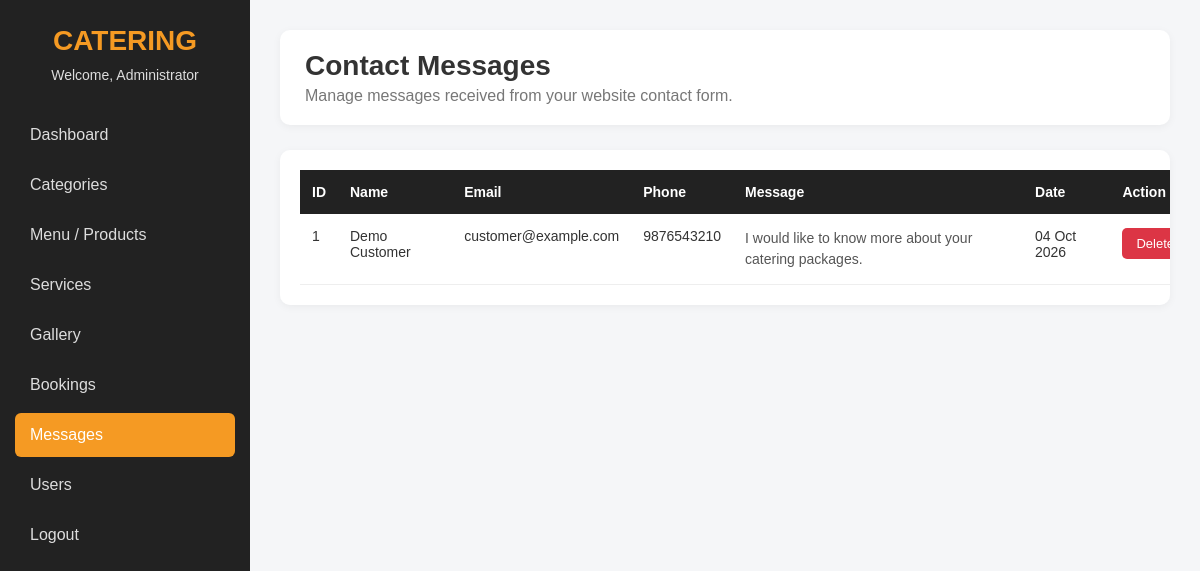
Page /admin/messages.php (signed in) on the committed database.
### tables this page shows
CREATE TABLE `contact_messages` (
  `id` INT UNSIGNED NOT NULL AUTO_INCREMENT,
  `name` VARCHAR(100) NOT NULL,
  `email` VARCHAR(150) NOT NULL,
  `phone` VARCHAR(30) DEFAULT NULL,
  `message` TEXT NOT NULL,
  `created_at` TIMESTAMP NOT NULL DEFAULT CURRENT_TIMESTAMP,
  PRIMARY KEY (`id`)
);

### admin/messages.php (the view, shortened to what this page needs)
<?php
include "../db.php";
$result = $conn->query("
    SELECT *
    FROM contact_messages
    ORDER BY id DESC
");
?>
<!DOCTYPE html>
<html lang="en">
<head>
</head>
<body>
<div class="layout">
    <aside class="sidebar">
        <div class="logo">
            CATERING
        </div>
        <div class="welcome">
            Welcome, <?php echo htmlspecialchars($_SESSION["admin_name"]); ?>
        </div>
        <a href="dashboard.php">
            Dashboard
        </a>
        <a href="categories.php">
            Categories
        </a>
        <a href="products.php">
            Menu / Products
        </a>
        <a href="services.php">
            Services
        </a>
        <a href="gallery.php">
            Gallery
        </a>
        <a href="bookings.php">
            Bookings
        </a>
        <a href="messages.php" class="active">
            Messages
        </a>
        <a href="users.php">
            Users
        </a>
        <a href="logout.php">
            Logout
        </a>
    </aside>
    <main class="main">
        <div class="topbar">
            <h1>Contact Messages</h1>
            <p>
                Manage messages received from your website contact form.
            </p>
        </div>
        <div class="table-box">
            <?php if ($result && $result->num_rows > 0): ?>
                <table>
                    <thead>
                        <tr>
                            <th>ID</th>
                            <th>Name</th>
                            <th>Email</th>
                            <th>Phone</th>
                            <th>Message</th>
                            <th>Date</th>
                            <th>Action</th>
                        </tr>
                    </thead>
                    <tbody>
                    <?php while ($row = $result->fetch_assoc()): ?>
                        <tr>
                            <td>
                                <?php echo $row["id"]; ?>
                            </td>
                            <td>
                                <?php echo htmlspecialchars($row["name"]); ?>
                            </td>
                            <td>
                                <?php echo htmlspecialchars($row["email"]); ?>
                            </td>
                            <td>
                                <?php echo htmlspecialchars($row["phone"]); ?>
                            </td>
                            <td>
                                <div class="message-text">
                                    <?php echo nl2br(htmlspecialchars($row["message"])); ?>
                                </div>
                            </td>
                            <td>
                                <?php echo date("d M Y", strtotime($row["created_at"])); ?>
                            </td>
                            <td>
                                <form method="POST"
                                      onsubmit="return confirm('Are you sure you want to delete this message?');">
                                    <button
                                        type="submit"
                                        name="delete_message"
                                        value="<?php echo $row["id"]; ?>"
                                        class="delete-btn">
                                        Delete
                                    </button>
                                </form>
                            </td>
                        </tr>
                    <?php endwhile; ?>
                    </tbody>
                </table>
            <?php else: ?>
                <div class="empty">
                    No contact messages found.
                </div>
            <?php endif; ?>
        </div>
    </main>
</div>
</body>
</html>

### admin/messages.php (style rules this page uses)
* { margin: 0; padding: 0; box-sizing: border-box; }
body { font-family: Arial, sans-serif; background: #f5f6f8; color: #333; }
.layout { display: flex; min-height: 100vh; }
.sidebar { width: 250px; background: #222; color: white; padding: 25px 15px; position: fixed; left: 0; top: 0; bottom: 0; }
.logo { text-align: center; font-size: 28px; font-weight: bold; color: #f59a23; margin-bottom: 10px; }
.welcome { text-align: center; color: #ddd; font-size: 14px; margin-bottom: 30px; }
.sidebar a { display: block; color: #ddd; text-decoration: none; padding: 13px 15px; margin-bottom: 6px; border-radius: 6px; transition: 0.3s; }
.sidebar a:hover, .sidebar a.active { background: #f59a23; color: white; }
.main { margin-left: 250px; width: calc(100% - 250px); padding: 30px; }
.topbar { background: white; padding: 20px 25px; border-radius: 10px; margin-bottom: 25px; box-shadow: 0 2px 8px rgba(0,0,0,0.05); }
.topbar h1 { font-size: 28px; margin-bottom: 5px; }
.topbar p { color: #777; }
.table-box { background: white; border-radius: 10px; padding: 20px; box-shadow: 0 2px 8px rgba(0,0,0,0.05); overflow-x: auto; }
table { width: 100%; border-collapse: collapse; min-width: 900px; }
th { background: #222; color: white; padding: 14px 12px; text-align: left; font-size: 14px; }
td { padding: 14px 12px; border-bottom: 1px solid #eee; vertical-align: top; font-size: 14px; }
.message-text { max-width: 350px; line-height: 1.5; color: #555; word-break: break-word; }
.delete-btn { background: #dc3545; color: white; border: none; padding: 8px 14px; border-radius: 5px; cursor: pointer; font-size: 13px; }

### rows in the picture
contact_messages: id "1", name "Demo Customer", email "customer@example.com", phone "9876543210", message "I would like to know more about your catering packages.", created_at "04 Oct 2026"

### other values in the picture
$_SESSION["admin_name"] "Administrator"
